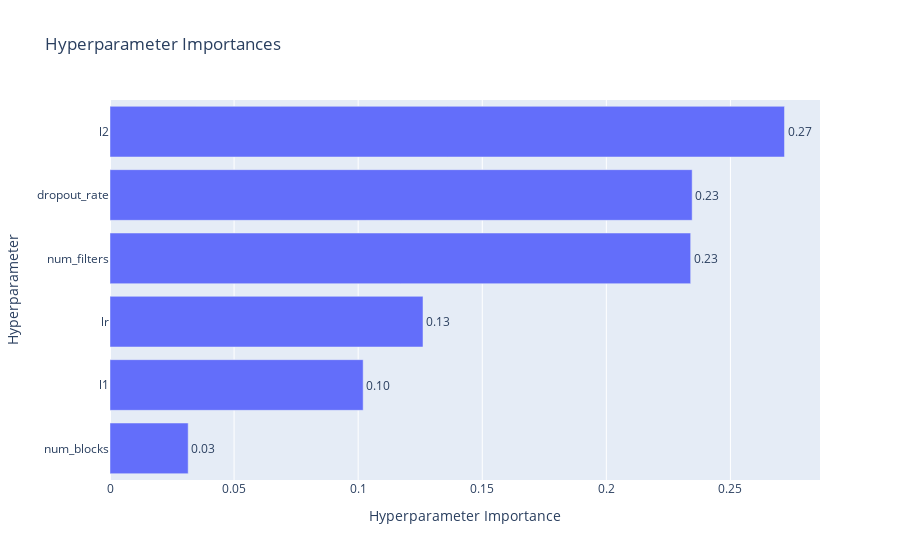

Notebook code for this chart:
### Code cell
# Plot parameter importances
optuna.visualization.plot_param_importances(study)

### Figure 1 — Plotly figure (JSON) as saved in the notebook; plotly's stock layout.template omitted (floating-point values rounded to 4 significant figures)
{"data": [{"cliponaxis": false, "hovertemplate": ["num_blocks (IntDistribution): 0.03150402041088748<extra></extra>", "l1 (FloatDistribution): 0.10201261477866906<extra></extra>", "lr (FloatDistribution): 0.1261288461551374<extra></extra>", "num_filters (CategoricalDistribution): 0.23398335979794932<extra></extra>", "dropout_rate (FloatDistribution): 0.2345804640954124<extra></extra>", "l2 (FloatDistribution): 0.2717906947619444<extra></extra>"], "name": "Objective Value", "orientation": "h", "text": ["0.03", "0.10", "0.13", "0.23", "0.23", "0.27"], "textposition": "outside", "type": "bar", "x": [0.0315, 0.102, 0.1261, 0.234, 0.2346, 0.2718], "y": ["num_blocks", "l1", "lr", "num_filters", "dropout_rate", "l2"]}], "layout": {"title": {"text": "Hyperparameter Importances"}, "xaxis": {"title": {"text": "Hyperparameter Importance"}}, "yaxis": {"title": {"text": "Hyperparameter"}}}}
